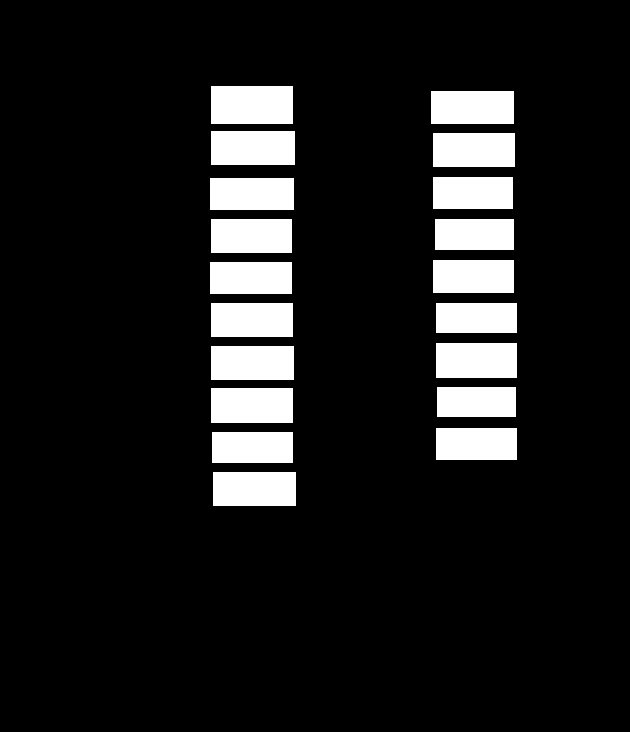
#> input picture Main-animated/Resources/mask_animated.png, 630 x 732 px
$ python main.py   (older library calls are emulated)
#> lines starting #> are read from the running program, lines starting #| are printed output that depends on the picture; after the words box and inside, x2 and y2 are one past the last pixel; in counts of white or black regions, pixels touching at a corner belong together
### Main-animated/util.py
import pickle

from skimage.transform import resize
import numpy as np
import cv2

MODEL = pickle.load(open("./Resources/model.p", "rb"))
#> (reads ParkingSpace/model.p from the repository)
#> `lot_mask = cv2.imread(lot_mask, 0)`: lot_mask: shape (732, 630); 11.1% white; 19 white regions, largest, box (x1, y1, x2, y2) and area: (211, 86, 293, 124) 3116, (211, 388, 293, 423) 2870, (211, 131, 295, 165) 2856

# [14 lines left out: function empty_or_not, not called in this run]

def get_parking_spots(connected_components):
    (totalLabels, label_ids, values, centroid) = connected_components
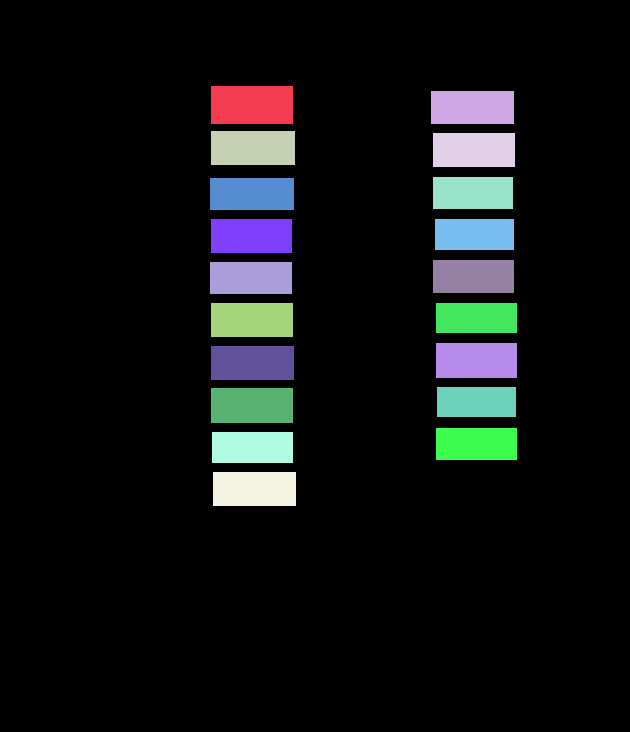
#> label_ids: shape (732, 630) int32; 20 distinct labels, from 0 to 19; one colour per label, 0 black
#> totalLabels = 20; values = 20 rows, first 6: [0, 0, 630, 732, 409873], [211, 86, 82, 38, 3116], [431, 91, 83, 33, 2739], [211, 131, 84, 34, 2856], [433, 133, 82, 34, 2788], [433, 177, 80, 32, 2560]; centroid = 20 rows, first 8: [309.6, 375.5], [251.5, 104.5], [472, 107], [252.5, 147.5], [473.5, 149.5], [472.5, 192.5], [251.5, 193.5], [251, 235.5]

    slots = []
    coef = 1
    for i in range(1, totalLabels):

        # This extracts the coordinates
        x1 = int(values[i, cv2.CC_STAT_LEFT] * coef)
        y1 = int(values[i, cv2.CC_STAT_TOP] * coef)
        w = int(values[i, cv2.CC_STAT_WIDTH] * coef)
        h = int(values[i, cv2.CC_STAT_HEIGHT] * coef)

        slots.append([x1, y1, w, h])
#> this loop made 19 passes
#> (x1, y1, w, h) on passes 1 to 12: (211, 86, 82, 38), (431, 91, 83, 33), (211, 131, 84, 34), (433, 133, 82, 34), (433, 177, 80, 32), (210, 178, 84, 32), (211, 219, 81, 34), (435, 219, 79, 31), (433, 260, 81, 33), (210, 262, 82, 32), (211, 303, 82, 34), (436, 303, 81, 30)
#> after the loop, slots = 19 items, first 6: [211, 86, 82, 38], [431, 91, 83, 33], [211, 131, 84, 34], [433, 133, 82, 34], [433, 177, 80, 32], [210, 178, 84, 32]

    return slots

# [42 lines left out: functions distance, findCluster, not called in this run]

### Main-animated/model.py
import os
import cv2
import numpy as np
from keras.models import Sequential
from keras.layers import Conv2D, MaxPool2D, Flatten, Dense
from keras.optimizers import Adam

character = {
    0:'0',
    1:'1',
    2:'2',
    3:'3',
    4:'4',
    5:'5',
    6:'6',
    7:'7',
    8:'8',
    9:'9',
    10:'Ba',
    11:'Pa',
}

NLPD_characters = {
    0:'0',
    1:'1',
    2:'2',
    3:'3',
    4:'4',
    5:'5',
    6:'6',
    7:'7',
    8:'8',
    9:'9',
    10:'B',
    11:'C',
    12:'P',
}


def NLPD_model():
    model = Sequential()
    model.add(Conv2D(filters=32,kernel_size=(5,5), activation='relu', padding='valid',\
                    use_bias=True, input_shape=(32,32,1)))
    model.add(MaxPool2D(pool_size=(2,2), strides=2))

    model.add(Conv2D(filters=32, kernel_size=(5,5), activation='relu', padding='valid'))
    model.add(MaxPool2D(pool_size=(2,2), strides=2))

    model.add(Conv2D(filters=32, kernel_size=(3,3), activation='relu', padding='valid'))
    # model.add(MaxPool2D(pool_size=(2,2), strides=2))

    model.add(Flatten())

    model.add(Dense(64, activation='relu'))
    model.add(Dense(96, activation = 'relu'))
    model.add(Dense(13, activation='softmax'))

    adam = Adam(learning_rate=0.001)
    model.compile(optimizer=adam, loss='categorical_crossentropy', metrics=['accuracy'])

    return model

# [22 lines left out: function model, not called in this run]

# [15 lines that do not run on import are left out]

### Main-animated/main.py
import cv2
import pickle
import numpy as np
import time
import model as mdl
import util as fn

lot_mask = './Resources/mask_animated.png'
lot_path = '../Blender/main.mp4'
lot_mask = cv2.imread(lot_mask, 0)

# Video feeds
lot = cv2.VideoCapture(lot_path)
entry_video = cv2.VideoCapture('../Blender/entry.mp4')
exit_video = cv2.VideoCapture('../Blender/exit.mp4')
waitTimer1 = None
waitTimer2 = None

# Getting the boxes with connected components usage
connected_components = cv2.connectedComponentsWithStats(lot_mask, 4, cv2.CV_32S)
spots = fn.get_parking_spots(connected_components)
#> spots has the same summary as slots in get_parking_spots

#> (the run stopped early here; a loop or call above may not have finished)
